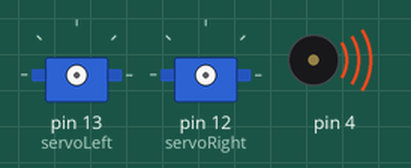
Bench run of a sketch on a simulated Arduino Uno, built with avr-gcc and run on an emulated ATmega328P. On the bench: 2 × servo, buzzer (waves = sounding).

Above: at 0.1 s.
At 7.7 s:
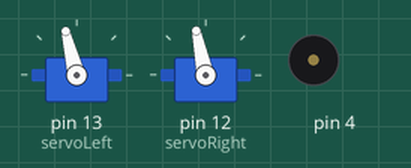
At 19.8 s:
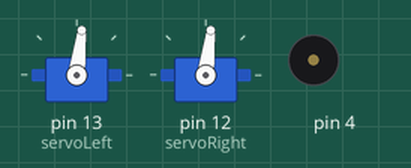
At 37.7 s:
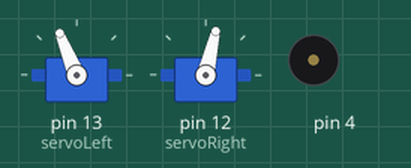
Timing chart, 0 to 39.2 s (numbered marks = the images above):
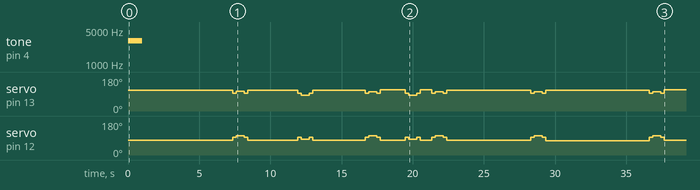

The sketch:

MazeManeuvers.ino
```cpp
/* Name: Irania Mazariegos
   Date: May 4, 2024
   Description: Maze Maneuvers
*/

#include <Servo.h>    // include servo library

Servo servoLeft;      // declare left and right servos
Servo servoRight;

void setup() {
  tone(4, 3000, 1000);  // play tone for 1 second
  delay(1000);          // delay to finish tone

  servoLeft.attach(13);   // attach left signal to pin 13
  servoRight.attach(12);  // attach right signal to pin 12

  maneuver(190, 167, 6350);     // forward 7
  stop();
  maneuver(120, -100, 560);     // right
  stop();
  maneuver(190, 167, 3500);     // forward 3 seconds
  stop();
  maneuver(-100, 100, 560);     // left
  stop();
  maneuver(190, 167, 3700);     // forward 4 seconds
  stop();
  maneuver(100, -100, 560);     // right
  stop();
  maneuver(200, 157, 1750);     // forward 2 seconds
  stop();
  maneuver(-100, 100, 560);     // left
  stop();
  maneuver(200, 157, 800);      // forward 1 second
  stop();
  maneuver(100, -100, 560);     // right
  stop();
  maneuver(190, 167, 5900);     // forward 6 seconds
  stop();
  maneuver(100, -100, 560);     // right
  stop();
  maneuver(180, 173, 7250);     // forward 8 seconds
  stop();
  maneuver(100, -100, 560);     // right
  stop();
  maneuver(200, 157, 5000);     // forward 5 seconds
  stop();
  maneuver(-100, 100, 560);     // left
  stop();
  maneuver(200, 157, 3500);     // forward 4 seconds
  stop();
  maneuver(100, -100, 540);     // right
  stop();
  maneuver(200, 157, 6000);     // forward 6 seconds
  maneuver(0, 0, -1);           // disable servos
}

void loop() {
  // put your main code here, to run repeatedly:

}

void maneuver(int speedLeft, int speedRight, int msTime)
{
  // speedLeft, speedRight ranges: Backward Linear Stop Linear Forward
  //                                   -200   -100    0    100     200
  servoLeft.writeMicroseconds(1500 + speedLeft);    // left servo speed
  servoRight.writeMicroseconds(1500 - speedRight);  // right servo speed

  if(msTime==-1) // if msTime = -1
  {
    servoLeft.detach(); // stop servo signals
    servoRight.detach();
  }

  delay(msTime); // delay for msTime
}

void stop() {
  servoLeft.writeMicroseconds(1500);
  servoRight.writeMicroseconds(1500);
  delay(250);
}
```

Measured:
- by itself, tone on pin 4: silent → 3000 Hz at 0.00 s, → silent 1.0 s later
- by itself, servo on pin 12 (servoRight): 77° → 93° at 7.4 s, → 102° 0.25 s later, → 93° 0.56 s later, → 77° 0.25 s later, … (28 changes in this stretch)
- by itself, servo on pin 13 (servoLeft): 111° → 93° at 7.4 s, → 104° 0.25 s later, → 93° 0.56 s later, → 111° 0.25 s later, … (28 changes in this stretch)
